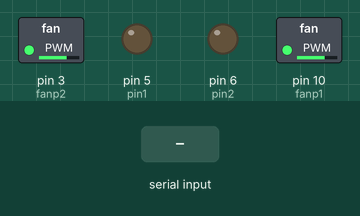
This sketch was run on a simulated Arduino Uno, built with avr-gcc and run on an emulated ATmega328P. Shown: switched loads named in the sketch (green lamp = pin HIGH), output pins drawn as LEDs (lit = HIGH). Inputs (shaded band) come from the test bench.

Above: at 1.2 s.
1.3 s: "y" received over Serial
At 2.0 s:
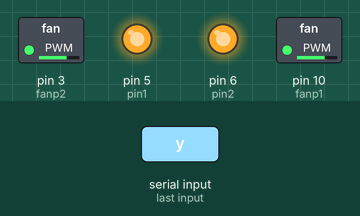
2.8 s: "n" received over Serial
At 3.1 s:
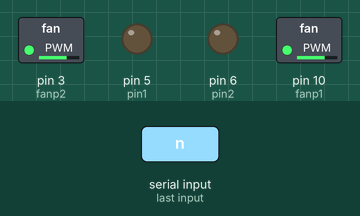
Timing chart, 0 to 5.8 s (numbered marks = the images above; inputs shaded):
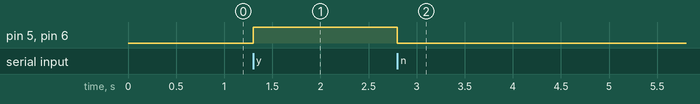

Measured:
- after the input at 1.3 s, pin 5 (pin1), pin 6 (pin2): LOW → HIGH at once
- after the input at 2.8 s, pin 5 (pin1), pin 6 (pin2): HIGH → LOW at once

The sketch:

walking_trigger_arduino_serial.ino
```cpp
int state_1=0;
int state_2 =0;
int Intensity =100;
int mode = -1;
int Freq;
int incomingByte;
int pin1=5;
int pin2=6;
int fanp1 =10;
int fanp2 =3;


void setup() {
  Serial.begin(9600);
  pinMode(pin1, OUTPUT);
 pinMode(pin2, OUTPUT);
 pinMode(fanp1, OUTPUT);
 pinMode(fanp2, OUTPUT);
  digitalWrite(pin1, LOW);
  digitalWrite(pin2, LOW);
  analogWrite(fanp1, 175);
  analogWrite(fanp2, 175);
   // 1600 is the max, use lower value to prevent "singing"
  Freq = 100;


}

void loop() {
  if (Serial.available()){
    incomingByte = Serial.read();
  }
  if(incomingByte =='y'){
    digitalWrite(5, HIGH);
    digitalWrite(pin2, HIGH);
  }
  if(incomingByte =='n'){
    digitalWrite(5, LOW);
    digitalWrite(pin2, LOW);
    }

  }
```
